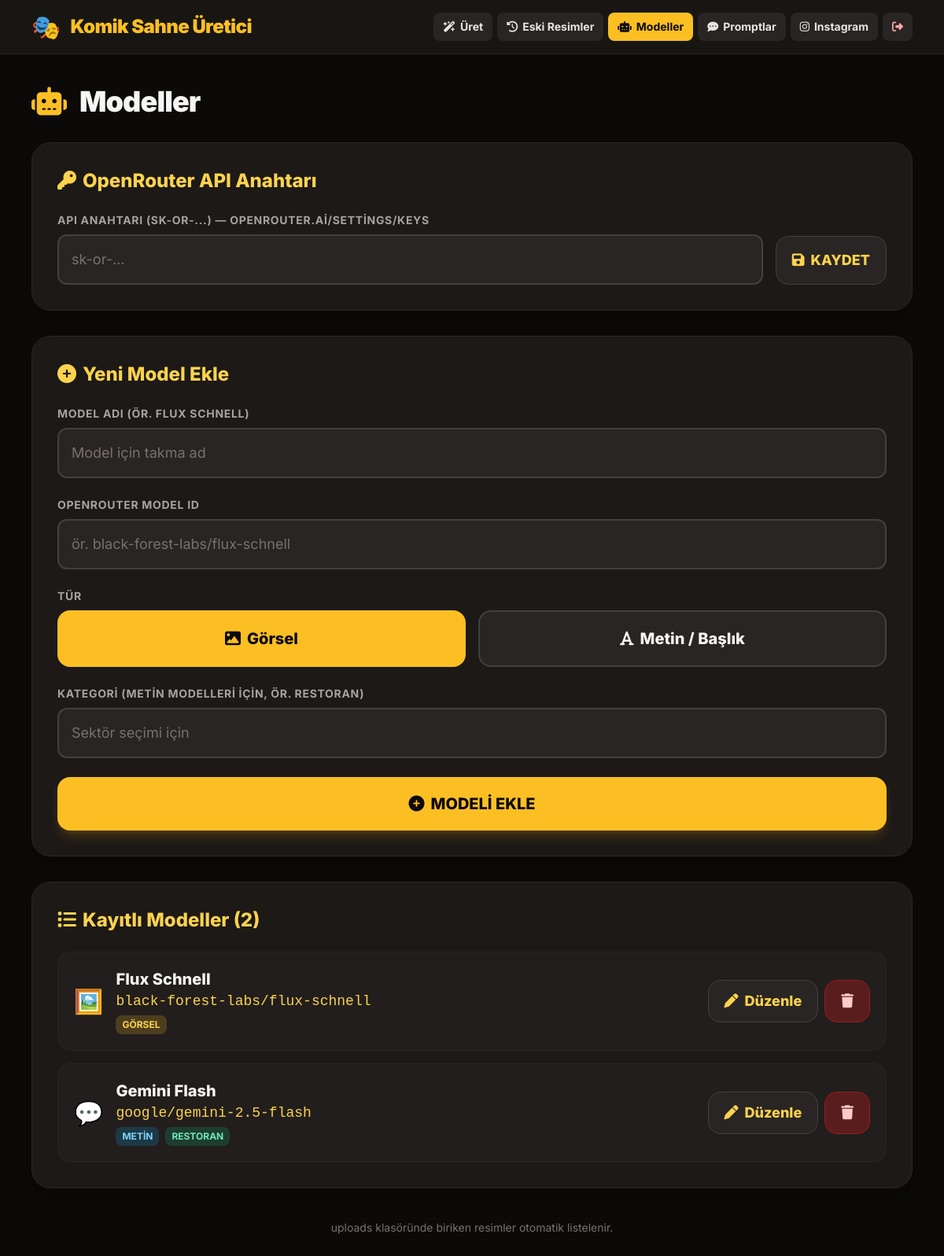
The page /models.php (signed in) on the database its author committed.
### tables this page shows
CREATE TABLE modeller (
        id INTEGER PRIMARY KEY AUTOINCREMENT,
        ad TEXT NOT NULL,
        model_id TEXT NOT NULL,
        tip TEXT NOT NULL DEFAULT 'gorsel',
        kategori TEXT NOT NULL DEFAULT ''
    );

### models.php (the view, shortened to what this page needs)
<?php
require __DIR__ . '/config.php';
$pdo = db();
$duzenle = null;
$modeller = $pdo->query("SELECT * FROM modeller ORDER BY tip, ad")->fetchAll();
?>
<div class="space-y-8">
  <div class="flex items-center gap-4">
    <i class="fa-solid fa-robot text-4xl text-amber-400"></i>
    <h1 class="font-black text-3xl md:text-4xl tracking-tight">Modeller</h1>
  </div>
  <div class="card">
    <h2 class="font-extrabold text-2xl mb-6 text-amber-300"><i class="fa-solid fa-key mr-2"></i>OpenRouter API Anahtarı</h2>
    <form method="post" class="flex flex-col md:flex-row gap-4 items-end">
      <div class="flex-1 w-full">
        <label class="label">API Anahtarı (sk-or-...) — openrouter.ai/settings/keys</label>
        <input class="input" type="password" name="api_anahtar" value="<?= htmlspecialchars(api_anahtari()) ?>" placeholder="sk-or-...">
      </div>
      <button type="submit" class="btn-ikincil md:mb-0 !py-4 shrink-0 w-full md:w-auto"><i class="fa-solid fa-floppy-disk"></i> KAYDET</button>
    </form>
  </div>
  <div class="card">
    <h2 class="font-extrabold text-2xl mb-6 text-amber-300">
      <i class="fa-solid fa-circle-plus mr-2"></i><?= $duzenle ? 'Modeli Düzenle' : 'Yeni Model Ekle' ?>
    </h2>
    <form method="post" class="space-y-6">
      <div>
        <label class="label">Model Adı (ör. Flux Schnell)</label>
        <input class="input" type="text" name="ad" required value="<?= htmlspecialchars($duzenle['ad'] ?? '') ?>" placeholder="Model için takma ad">
      </div>
      <div>
        <label class="label">OpenRouter Model ID</label>
        <input class="input" type="text" name="model_id" required list="model_onerileri" value="<?= htmlspecialchars($duzenle['model_id'] ?? '') ?>" placeholder="ör. black-forest-labs/flux-schnell">
      </div>
      <div>
        <label class="label">Tür</label>
        <div class="grid grid-cols-2 gap-4">
          <label class="cursor-pointer">
            <span class="block text-center rounded-2xl border-2 border-stone-700 bg-stone-800 hover:border-amber-400 py-5 text-xl font-extrabold peer-checked:border-amber-400 peer-checked:bg-amber-400 peer-checked:text-stone-950 transition">
              <i class="fa-solid fa-image mr-2"></i>Görsel
            </span>
          </label>
          <label class="cursor-pointer">
            <span class="block text-center rounded-2xl border-2 border-stone-700 bg-stone-800 hover:border-amber-400 py-5 text-xl font-extrabold peer-checked:border-amber-400 peer-checked:bg-amber-400 peer-checked:text-stone-950 transition">
              <i class="fa-solid fa-font mr-2"></i>Metin / Başlık
            </span>
          </label>
        </div>
      </div>
      <div>
        <label class="label">Kategori (metin modelleri için, ör. Restoran)</label>
        <input class="input" type="text" name="kategori" list="sektor_onerileri" value="<?= htmlspecialchars($duzenle['kategori'] ?? '') ?>" placeholder="Sektör seçimi için">
      </div>
      <button type="submit" class="btn-main">
        <i class="fa-solid <?= $duzenle ? 'fa-floppy-disk' : 'fa-circle-plus' ?>"></i>
        <?= $duzenle ? 'KAYDET' : 'MODELİ EKLE' ?>
      </button>
    </form>
  </div>
  <div class="card">
    <h2 class="font-extrabold text-2xl mb-6 text-amber-300"><i class="fa-solid fa-list mr-2"></i>Kayıtlı Modeller (<?= count($modeller) ?>)</h2>
    <?php if (!$modeller): ?>
      <div class="text-center py-10 text-stone-400">
        <i class="fa-solid fa-robot text-6xl mb-4 text-stone-700"></i>
        <p class="text-2xl font-bold">Henüz model yok.</p>
        <p class="mt-2">Yukarıdan ilk modelini ekle — OpenRouter'dan bir model ID seç.</p>
      </div>
    <?php else: ?>
      <div class="space-y-4">
        <?php foreach ($modeller as $m):
            $gorselMi = $m['tip'] === 'gorsel'; ?>
          <div class="flex flex-col md:flex-row md:items-center justify-between gap-4 rounded-2xl border border-stone-800 bg-stone-800/50 p-5">
            <div class="flex items-start md:items-center gap-4">
              <span class="text-3xl"><?= $gorselMi ? '🖼️' : '💬' ?></span>
              <div>
                <div class="font-extrabold text-xl"><?= htmlspecialchars($m['ad']) ?></div>
                <code class="text-amber-300 text-lg break-all"><?= htmlspecialchars($m['model_id']) ?></code>
                <div class="mt-1 flex flex-wrap gap-2">
                  <span class="text-xs font-bold uppercase px-2 py-1 rounded-lg <?= $gorselMi ? 'bg-amber-400/20 text-amber-300' : 'bg-sky-500/20 text-sky-300' ?>"><?= $gorselMi ? 'Görsel' : 'Metin' ?></span>
                  <?php if (!$gorselMi && $m['kategori'] !== ''): ?>
                    <span class="text-xs font-bold uppercase px-2 py-1 rounded-lg bg-emerald-500/20 text-emerald-300"><?= htmlspecialchars($m['kategori']) ?></span>
                  <?php endif; ?>
                </div>
              </div>
            </div>
            <div class="flex gap-2 shrink-0">
              <a href="models.php?duzenle=<?= (int)$m['id'] ?>" class="btn-ikincil"><i class="fa-solid fa-pen"></i> Düzenle</a>
              <a href="models.php?sil=<?= (int)$m['id'] ?>" class="btn-tehlike" onclick="return confirm('Bu model silinsin mi?')"><i class="fa-solid fa-trash"></i></a>
            </div>
          </div>
        <?php endforeach; ?>
      </div>
    <?php endif; ?>
  </div>
</div>

### config.php (style rules this page uses)
.input { @apply w-full rounded-xl bg-stone-800 border-2 border-stone-700 px-4 py-4 text-lg text-stone-100 placeholder-stone-500 focus:outline-none focus:border-amber-400 transition; }
.label { @apply block text-sm font-bold uppercase tracking-wider text-stone-400 mb-2; }
.btn-main { @apply inline-flex items-center justify-center gap-2 w-full rounded-2xl bg-amber-400 hover:bg-amber-300 text-stone-950 text-xl font-extrabold py-5 shadow-lg shadow-amber-500/20 transition active:scale-95; }
.btn-ikincil { @apply inline-flex items-center justify-center gap-2 rounded-2xl bg-stone-800 hover:bg-stone-700 text-amber-300 text-lg font-extrabold px-5 py-3 border border-stone-700 transition active:scale-95; }
.btn-tehlike { @apply inline-flex items-center justify-center gap-2 rounded-2xl bg-red-900/60 hover:bg-red-800 text-red-200 text-lg font-extrabold px-5 py-3 border border-red-800 transition active:scale-95; }
.card { @apply bg-stone-900 border border-stone-800 rounded-3xl p-6 md:p-8 shadow-xl; }

### rows shown on the page
modeller: ad "Flux Schnell", model "black-forest-labs/flux-schnell", tip "GÖRSEL"
modeller: ad "Gemini Flash", model "google/gemini-2.5-flash", tip "METIN", kategori "RESTORAN"

### other values the page prints
$l[0] "Üret"
$l[0] "Eski Resimler"
$l[0] "Modeller"
$l[0] "Promptlar"
$l[0] "Instagram"
count($modeller) "2"
